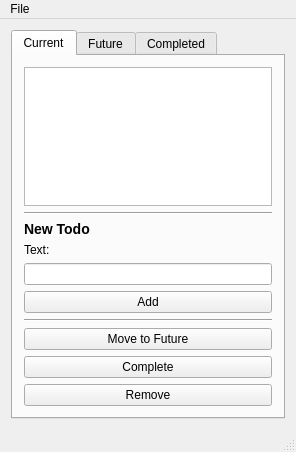
<?xml version="1.0" encoding="UTF-8"?>
<ui version="4.0">
 <class>MainWindow</class>
 <widget class="QMainWindow" name="MainWindow">
  <property name="geometry">
   <rect>
    <x>0</x>
    <y>0</y>
    <width>296</width>
    <height>452</height>
   </rect>
  </property>
  <property name="windowTitle">
   <string>Todo List</string>
  </property>
  <widget class="QWidget" name="centralWidget">
   <layout class="QGridLayout" name="gridLayout">
    <item row="0" column="1">
     <widget class="QTabWidget" name="tabWidget">
      <property name="tabPosition">
       <enum>QTabWidget::North</enum>
      </property>
      <property name="tabShape">
       <enum>QTabWidget::Rounded</enum>
      </property>
      <property name="currentIndex">
       <number>0</number>
      </property>
      <widget class="QWidget" name="tab">
       <attribute name="title">
        <string>Current</string>
       </attribute>
       <layout class="QGridLayout" name="gridLayout_2">
        <item row="0" column="0" colspan="2">
         <widget class="QListWidget" name="currentListWidget"/>
        </item>
        <item row="13" column="0" colspan="2">
         <widget class="QPushButton" name="pushButton">
          <property name="text">
           <string>Remove</string>
          </property>
         </widget>
        </item>
        <item row="11" column="0" colspan="2">
         <widget class="QPushButton" name="pushButton_5">
          <property name="text">
           <string>Move to Future</string>
          </property>
         </widget>
        </item>
        <item row="12" column="0" colspan="2">
         <widget class="QPushButton" name="pushButton_6">
          <property name="text">
           <string>Complete</string>
          </property>
         </widget>
        </item>
        <item row="2" column="0" colspan="2">
         <widget class="QLabel" name="label_2">
          <property name="text">
           <string>&lt;h3&gt;New Todo&lt;/h3&gt;</string>
          </property>
         </widget>
        </item>
        <item row="9" column="0" colspan="2">
         <widget class="Line" name="line">
          <property name="orientation">
           <enum>Qt::Horizontal</enum>
          </property>
         </widget>
        </item>
        <item row="1" column="0" colspan="2">
         <widget class="Line" name="line_2">
          <property name="orientation">
           <enum>Qt::Horizontal</enum>
          </property>
         </widget>
        </item>
        <item row="8" column="0" colspan="2">
         <widget class="QPushButton" name="pushButton_2">
          <property name="text">
           <string>Add</string>
          </property>
         </widget>
        </item>
        <item row="6" column="0" colspan="2">
         <widget class="QLineEdit" name="lineEdit"/>
        </item>
        <item row="5" column="0">
         <widget class="QLabel" name="label">
          <property name="text">
           <string>Text:</string>
          </property>
         </widget>
        </item>
       </layout>
      </widget>
      <widget class="QWidget" name="tab_2">
       <attribute name="title">
        <string>Future</string>
       </attribute>
       <layout class="QGridLayout" name="gridLayout_3">
        <item row="0" column="0">
         <widget class="QListWidget" name="futureListWidget"/>
        </item>
        <item row="2" column="0">
         <widget class="QPushButton" name="pushButton_3">
          <property name="text">
           <string>Remove</string>
          </property>
         </widget>
        </item>
        <item row="1" column="0">
         <widget class="QPushButton" name="pushButton_7">
          <property name="text">
           <string>Complete</string>
          </property>
         </widget>
        </item>
       </layout>
      </widget>
      <widget class="QWidget" name="tab_3">
       <attribute name="title">
        <string>Completed</string>
       </attribute>
       <layout class="QGridLayout" name="gridLayout_4">
        <item row="0" column="0">
         <widget class="QListWidget" name="completedListWidget"/>
        </item>
        <item row="1" column="0">
         <widget class="QPushButton" name="pushButton_4">
          <property name="text">
           <string>Remove</string>
          </property>
         </widget>
        </item>
       </layout>
      </widget>
     </widget>
    </item>
   </layout>
  </widget>
  <widget class="QMenuBar" name="menuBar">
   <property name="geometry">
    <rect>
     <x>0</x>
     <y>0</y>
     <width>296</width>
     <height>19</height>
    </rect>
   </property>
   <widget class="QMenu" name="menu">
    <property name="title">
     <string>File</string>
    </property>
    <addaction name="actionOpen"/>
    <addaction name="actionSave"/>
    <addaction name="actionExit"/>
   </widget>
   <addaction name="menu"/>
  </widget>
  <widget class="QStatusBar" name="statusBar"/>
  <action name="actionOpen">
   <property name="text">
    <string>Open</string>
   </property>
   <property name="shortcut">
    <string>Ctrl+O</string>
   </property>
  </action>
  <action name="actionSave">
   <property name="text">
    <string>Save</string>
   </property>
   <property name="shortcut">
    <string>Ctrl+S</string>
   </property>
  </action>
  <action name="actionExit">
   <property name="text">
    <string>Exit</string>
   </property>
   <property name="shortcut">
    <string>Ctrl+Q</string>
   </property>
  </action>
 </widget>
 <layoutdefault spacing="6" margin="11"/>
 <tabstops>
  <tabstop>currentListWidget</tabstop>
  <tabstop>pushButton_5</tabstop>
  <tabstop>pushButton_6</tabstop>
  <tabstop>pushButton</tabstop>
  <tabstop>futureListWidget</tabstop>
  <tabstop>pushButton_7</tabstop>
  <tabstop>pushButton_3</tabstop>
  <tabstop>completedListWidget</tabstop>
  <tabstop>pushButton_4</tabstop>
 </tabstops>
 <resources/>
 <connections>
  <connection>
   <sender>pushButton</sender>
   <signal>clicked()</signal>
   <receiver>MainWindow</receiver>
   <slot>removeButtonClick()</slot>
   <hints>
    <hint type="sourcelabel">
     <x>78</x>
     <y>389</y>
    </hint>
    <hint type="destinationlabel">
     <x>89</x>
     <y>365</y>
    </hint>
   </hints>
  </connection>
  <connection>
   <sender>pushButton_2</sender>
   <signal>clicked()</signal>
   <receiver>MainWindow</receiver>
   <slot>addButtonClick()</slot>
   <hints>
    <hint type="sourcelabel">
     <x>24</x>
     <y>299</y>
    </hint>
    <hint type="destinationlabel">
     <x>140</x>
     <y>365</y>
    </hint>
   </hints>
  </connection>
  <connection>
   <sender>pushButton_3</sender>
   <signal>clicked()</signal>
   <receiver>MainWindow</receiver>
   <slot>removeButtonClick()</slot>
   <hints>
    <hint type="sourcelabel">
     <x>222</x>
     <y>861</y>
    </hint>
    <hint type="destinationlabel">
     <x>157</x>
     <y>342</y>
    </hint>
   </hints>
  </connection>
  <connection>
   <sender>pushButton_4</sender>
   <signal>clicked()</signal>
   <receiver>MainWindow</receiver>
   <slot>removeButtonClick()</slot>
   <hints>
    <hint type="sourcelabel">
     <x>91</x>
     <y>685</y>
    </hint>
    <hint type="destinationlabel">
     <x>46</x>
     <y>345</y>
    </hint>
   </hints>
  </connection>
  <connection>
   <sender>pushButton_5</sender>
   <signal>clicked()</signal>
   <receiver>MainWindow</receiver>
   <slot>moveToFutureButtonClick()</slot>
   <hints>
    <hint type="sourcelabel">
     <x>20</x>
     <y>329</y>
    </hint>
    <hint type="destinationlabel">
     <x>369</x>
     <y>341</y>
    </hint>
   </hints>
  </connection>
  <connection>
   <sender>pushButton_6</sender>
   <signal>clicked()</signal>
   <receiver>MainWindow</receiver>
   <slot>completeButtonClick()</slot>
   <hints>
    <hint type="sourcelabel">
     <x>20</x>
     <y>359</y>
    </hint>
    <hint type="destinationlabel">
     <x>47</x>
     <y>339</y>
    </hint>
   </hints>
  </connection>
  <connection>
   <sender>pushButton_7</sender>
   <signal>clicked()</signal>
   <receiver>MainWindow</receiver>
   <slot>completeButtonClick()</slot>
   <hints>
    <hint type="sourcelabel">
     <x>222</x>
     <y>831</y>
    </hint>
    <hint type="destinationlabel">
     <x>208</x>
     <y>346</y>
    </hint>
   </hints>
  </connection>
 </connections>
 <slots>
  <slot>removeButtonClick()</slot>
  <slot>addButtonClick()</slot>
  <slot>moveToFutureButtonClick()</slot>
  <slot>completeButtonClick()</slot>
  <slot>updateInterface()</slot>
 </slots>
</ui>
